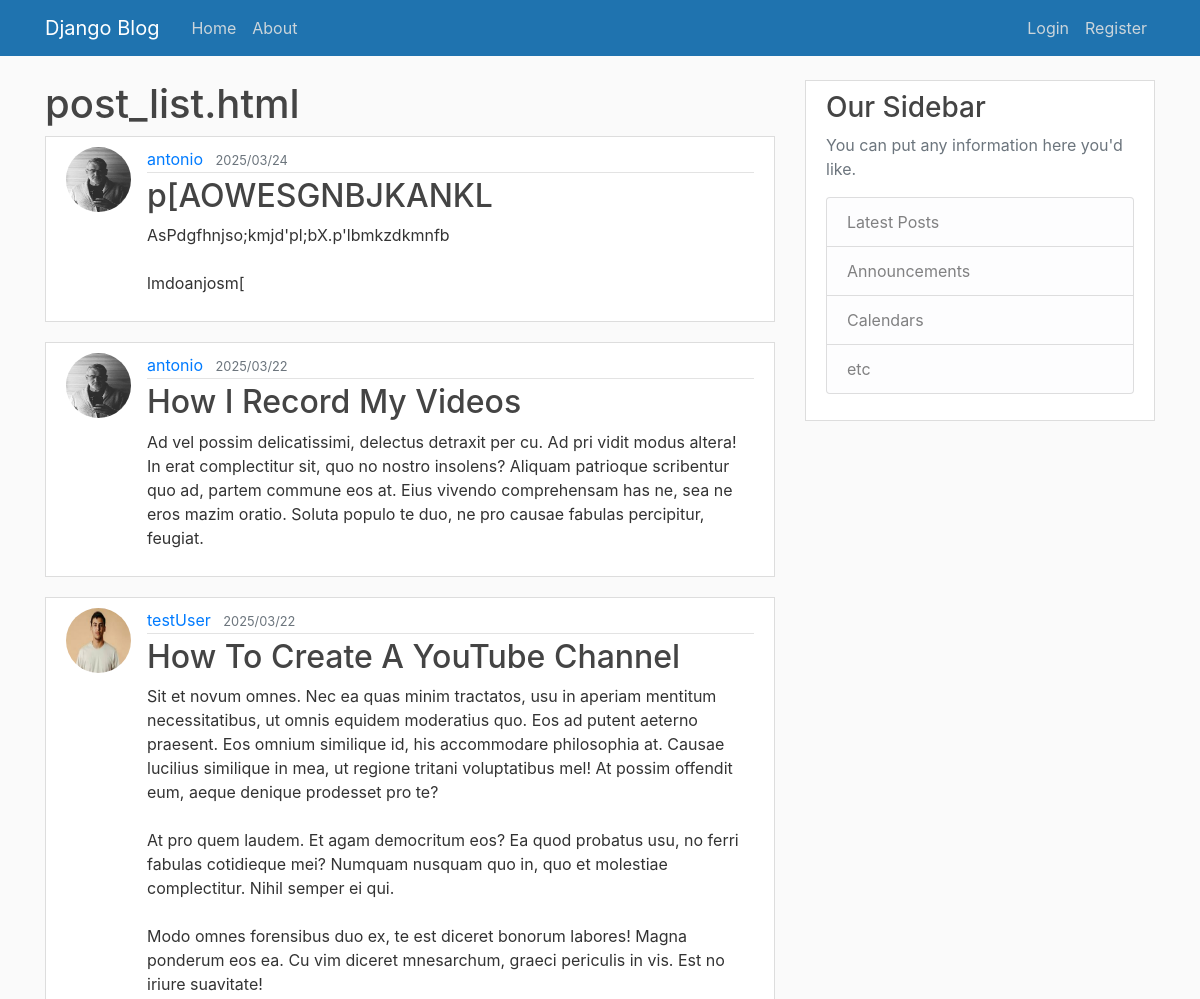
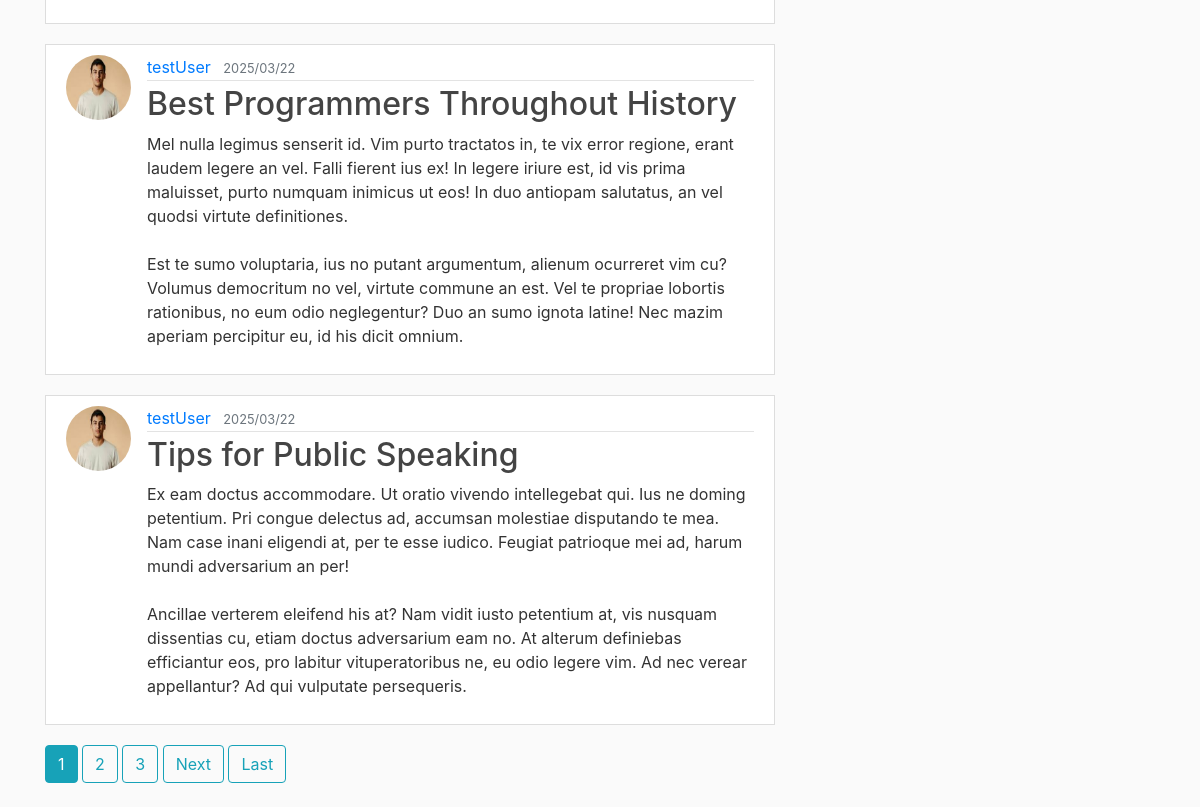
Screenshot of /blog/ with the database file from the repository (2 pictures, top to bottom).
### blog/models.py (models this page shows, shortened)
class Post(models.Model):
    title = models.CharField(max_length=100)
    content = models.TextField()
    date_posted = models.DateTimeField(default=timezone.now)
    author = models.ForeignKey(User, on_delete=models.CASCADE)

### users/models.py (models this page shows, shortened)
class Profile(models.Model):
    user = models.OneToOneField(User, on_delete=models.CASCADE)
    image = models.ImageField(default='default.jpg', upload_to='profile_pics')

### blog/views.py (the view)
# urls.py: path('', PostListView.as_view(), name='blog-home'),
class PostListView(ListView):
	model = Post
	context_object_name = 'posts'
	ordering = ['-date_posted']
	paginate_by = 5

### blog/templates/blog/post_list.html (shortened to what this page needs)
{% extends "blog/base.html" %}
{% block content %}
	<h1>post_list.html</h1>
	{% for post in posts %}
		<article class="media content-section">
			<img class="rounded-circle article-img" src="{{ post.author.profile.image.url }}">
			<div class="media-body">
				<div class="article-metadata">
					<a class="mr-2" href="{%  url 'user-posts' post.author.username %}">{{ post.author }}</a>
					<small class="text-muted">{{ post.date_posted|date:"Y/m/d" }}</small>
				</div>
				<h2><a class="article-title" href="{% url 'post-detail' post.id %}">{{ post.title }}</a></h2>
				<p class="article-content">{{ post.content }}</p>
			</div>
		</article>
	{% endfor %}
	{% if is_paginated %}
		{% for num in page_obj.paginator.page_range %}
			{% if page_obj.number == num  %}
				<a class="btn btn-info mb-4" href="?page={{ num }}">{{ num }}</a>
			{% elif num > page_obj.number|add:'-3' and num < page_obj.number|add:'3' %}
				<a class="btn btn-outline-info mb-4" href="?page={{ num }}">{{ num }}</a>
			{% endif %}
		{% endfor %}
		{% if page_obj.has_next %}
			<a class="btn btn-outline-info mb-4" href="?page={{ page_obj.next_page_number }}">  Next  </a>
			<a class="btn btn-outline-info mb-4" href="?page={{ page_obj.paginator.num_pages }}">Last</a>
		{% endif %}
	{% endif %}
{% endblock content %}

### blog/static/blog/main.css (style rules this page uses)
body { background: #fafafa; color: #333333; margin-top: 5rem; }
h1, h2, h3, h4, h5, h6 { color: #444444; }
.content-section { background: #ffffff; padding: 10px 20px; border: 1px solid #dddddd; border-radius: 0px; margin-bottom: 20px; }
.article-title { color: #444444; }
.article-content { white-space: pre-line; }
.article-img { height: 65px; width: 65px; margin-right: 16px; }
.article-metadata { padding-bottom: 1px; margin-bottom: 4px; border-bottom: 1px solid #e3e3e3 }

### rows the page displays
Post: author.profile.image (picture), author "antonio", date_posted "2025/03/24", title "p[AOWESGNBJKANKL", content "AsPdgfhnjso;kmjd'pl;bX.p'lbmkzdkmnfb lmdoanjosm["
Post: author.profile.image (picture), author "antonio", date_posted "2025/03/22", title "How I Record My Videos", content "Ad vel possim delicatissimi, delectus detraxit per cu. Ad pri vidit modus altera! In erat complectitur sit, quo no nostro insolens? Aliquam patrioque scribentur quo ad, partem commune eos at. Eius vivendo comprehensam has ne, sea ne eros mazim oratio. Soluta populo te duo, ne pro causae fabulas percipitur, feugiat."
Post: author.profile.image (picture), author "testUser", date_posted "2025/03/22", title "How To Create A YouTube Channel", content "Sit et novum omnes. Nec ea quas minim tractatos, usu in aperiam mentitum necessitatibus, ut omnis equidem moderatius quo. Eos ad putent aeterno praesent. Eos omnium similique id, his accommodare philosophia at. Causae lucilius similique in mea, ut regione tritani voluptatibus mel! At possim offendit eum, aeque denique prodesset pro te? At pro quem laudem. Et agam democritum eos? Ea quod probatus usu, no ferri fabulas cotidieque mei? Numquam nusquam quo in, quo et molestiae complectitur. Nihil semper ei qui. Modo omnes forensibus duo ex, te est diceret bonorum labores! Magna ponderum eos ea. Cu vim diceret mnesarchum, graeci periculis in vis. Est no iriure suavitate!"
Post: author.profile.image (picture), author "testUser", date_posted "2025/03/22", title "Best Programmers Throughout History", content "Mel nulla legimus senserit id. Vim purto tractatos in, te vix error regione, erant laudem legere an vel. Falli fierent ius ex! In legere iriure est, id vis prima maluisset, purto numquam inimicus ut eos! In duo antiopam salutatus, an vel quodsi virtute definitiones. Est te sumo voluptaria, ius no putant argumentum, alienum ocurreret vim cu? Volumus democritum no vel, virtute commune an est. Vel te propriae lobortis rationibus, no eum odio neglegentur? Duo an sumo ignota latine! Nec mazim aperiam percipitur eu, id his dicit omnium."
Post: author.profile.image (picture), author "testUser", date_posted "2025/03/22", title "Tips for Public Speaking", content "Ex eam doctus accommodare. Ut oratio vivendo intellegebat qui. Ius ne doming petentium. Pri congue delectus ad, accumsan molestiae disputando te mea. Nam case inani eligendi at, per te esse iudico. Feugiat patrioque mei ad, harum mundi adversarium an per! Ancillae verterem eleifend his at? Nam vidit iusto petentium at, vis nusquam dissentias cu, etiam doctus adversarium eam no. At alterum definiebas efficiantur eos, pro labitur vituperatoribus ne, eu odio legere vim. Ad nec verear appellantur? Ad qui vulputate persequeris."

### other values shown
{{ num }} "1"
{{ num }} "2" "3"
